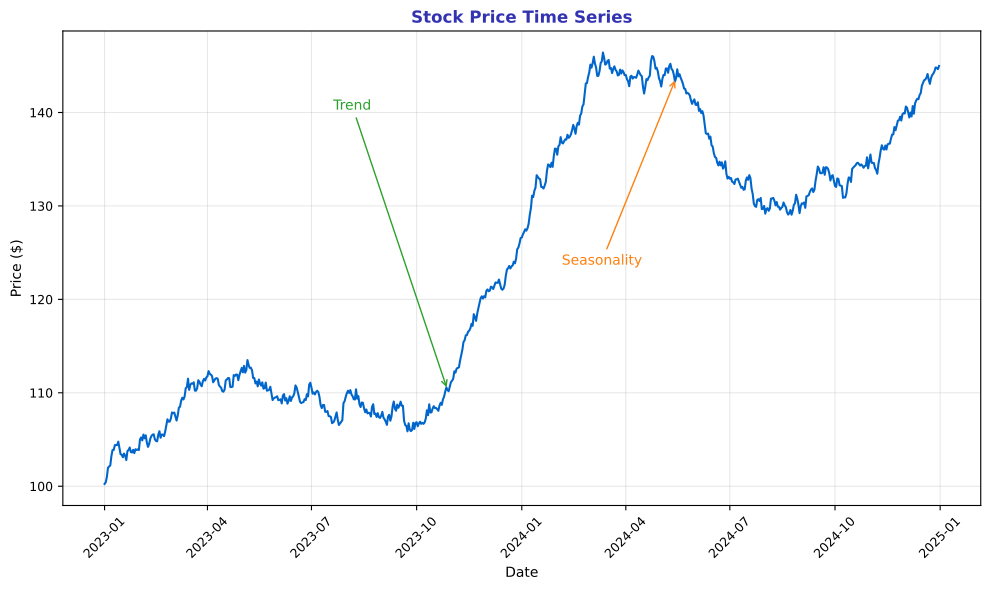

Here is the Python script that generated this plot:
"""Basic Time Series - Stock price with trend and seasonality"""
import matplotlib.pyplot as plt
import numpy as np
import pandas as pd
from pathlib import Path

plt.rcParams.update({
    'font.size': 10,
    'axes.labelsize': 10,
    'axes.titlesize': 11,
    'xtick.labelsize': 9,
    'ytick.labelsize': 9,
    'legend.fontsize': 9,
    'figure.figsize': (10, 6),
    'figure.dpi': 150
})

MLPURPLE = '#3333B2'
MLLAVENDER = '#ADADE0'
MLBLUE = '#0066CC'
MLORANGE = '#FF7F0E'
MLGREEN = '#2CA02C'
MLRED = '#D62728'

np.random.seed(42)
dates = pd.date_range('2023-01-01', '2024-12-31', freq='D')
n = len(dates)

trend = np.linspace(100, 150, n)
seasonal = 10 * np.sin(np.linspace(0, 4*np.pi, n))
noise = np.cumsum(np.random.randn(n) * 0.5)
prices = trend + seasonal + noise

df = pd.DataFrame({'Date': dates, 'Price': prices})
df.set_index('Date', inplace=True)

fig, ax = plt.subplots(figsize=(10, 6))

ax.plot(df.index, df['Price'], color=MLBLUE, linewidth=1.5)
ax.set_xlabel('Date', fontsize=10)
ax.set_ylabel('Price ($)', fontsize=10)
ax.set_title('Stock Price Time Series', fontsize=12, fontweight='bold', color=MLPURPLE)
ax.tick_params(axis='x', rotation=45)
ax.grid(alpha=0.3)

ax.annotate('Trend', xy=(dates[300], prices[300]), xytext=(dates[200], prices[300]+30),
            arrowprops=dict(arrowstyle='->', color=MLGREEN), fontsize=10, color=MLGREEN)
ax.annotate('Seasonality', xy=(dates[500], prices[500]), xytext=(dates[400], prices[500]-20),
            arrowprops=dict(arrowstyle='->', color=MLORANGE), fontsize=10, color=MLORANGE)

plt.tight_layout()
plt.savefig(Path(__file__).parent / 'chart.pdf', dpi=300, bbox_inches='tight')
plt.close()
